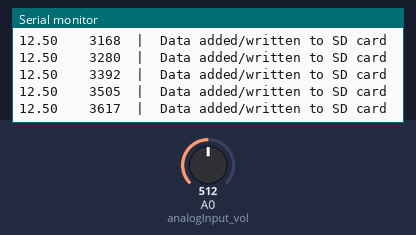
Recording of a sketch running on a simulated Arduino Uno, built with avr-gcc and run on an emulated ATmega328P. On the bench: the last lines printed to the serial monitor. Inputs (shaded band) come from the test bench; at power-on: A0 (analogInput_vol) = 512. Storage starts empty.

Above: at 3.7 s.
3.8 s: A0 (analogInput_vol) set to 426
At 3.84 s:
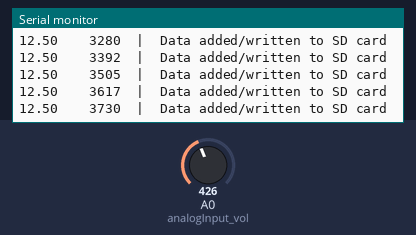
6.8 s: A0 (analogInput_vol) set to 393
At 6.87 s:
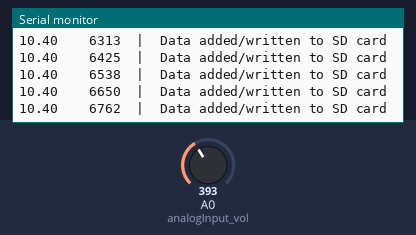
Timing chart, 0 to 9.8 s (numbered marks = the images above; inputs shaded):
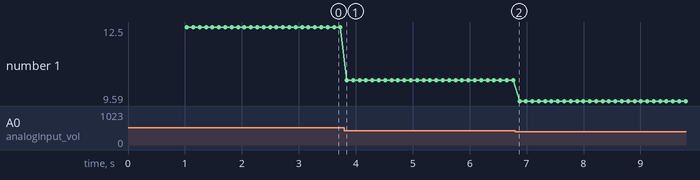

Measured:
- plotted number 1: 12.5 → 10.4 after the input at 3.8 s

The sketch:

14.VoltCalcOfBatterySoC.ino
```cpp
#include <SPI.h>
#include <SD.h>
File myFile;

unsigned long runMillis;
int analogInput_vol = A0;
float vout = 0.0;
float vin = 0.0;
float R1 = 30000.0;   // Onboard resistor 1 value
float R2 = 7500.0;    // Onboard resistor 2 value
int svalue = 0;

void setup() {
  Serial.begin(9600);
  pinMode(analogInput_vol, INPUT);

  // Setting up & Initializing SD Card
  Serial.println("Initializing SD Card...");
  if (!SD.begin(4)){
    Serial.println("Initializing failed!");
    while(1);
  }

  // Preparing SD card & file for writing
  SD.remove("log.txt");
  myFile = SD.open("log.txt", FILE_WRITE);
  // If File Successfully Opens, Write to File
  if (myFile){
    myFile.println("Voltage(V)\tRuntime");
    Serial.println("Voltage(V)\tRuntime");
  }
  else{
    Serial.println("Error with initializing SD Card.");
  }
  myFile.close();
  delay(1000);

//  // Preparing SD card & file for reading
//  myFile = SD.open("log.txt");
//  if (myFile) {
//    Serial.println("Reading from log.txt");
//
//    // Read from the file until there's nothing else in it:
//    while (myFile.available()) {
//      Serial.write(myFile.read());
//    }
//    // close the file:
//    myFile.close();
//  } else {
//    // if the file didn't open, print an error:
//    Serial.println("Error opening log.txt");
//  } // End Open File for Reading
}

void loop() {
  svalue = analogRead(analogInput_vol);   // This reads the value from the sensor
  vout = (svalue * 5.0) / 1024.0;
  vin = vout / (R2 / (R1 + R2));

  Serial.print(vin); Serial.print("\t\t");
  runMillis = millis(); Serial.print(runMillis);

  // Opening the file for writing
  myFile = SD.open("log.txt", FILE_WRITE);
  if (myFile) {
      myFile.print(vin); myFile.print("\t\t");
      myFile.println(runMillis);
      Serial.println("\t|\tData added/written to SD card");
  }
  myFile.close();

  delay(100);
}
```
